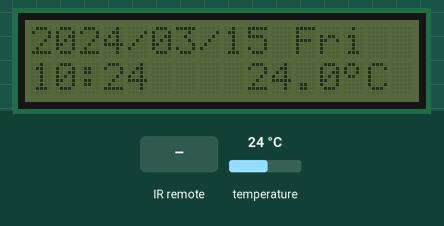
Simulated run of this sketch. Board: Arduino Uno, built with avr-gcc and run on an emulated ATmega328P. Parts: 16×2 character LCD. Inputs (shaded band) come from the test bench; at power-on: temperature 24 °C. The local clock reads 2024-03-15 10:24:30 at power-on unless the sketch sets it.

Above: at 3.3 s.
3.4 s: temperature set to 5 °C
At 7.3 s:
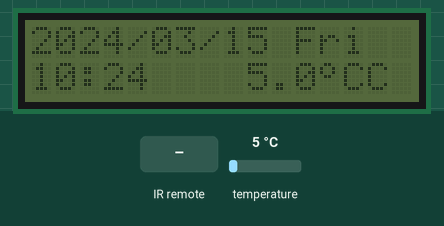
7.6 s: infrared code 0xFF52AD received
At 8.6 s:
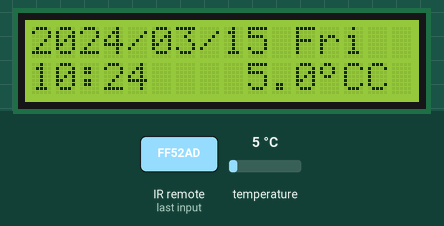
9.1 s: infrared code 0xFFA25D received
At 9.8 s:
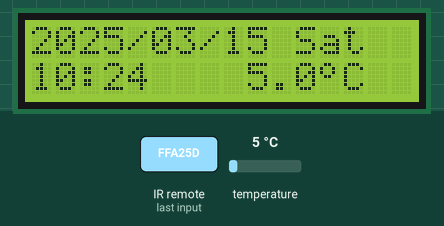
10.6 s: infrared code 0xFF629D received
At 10.9 s:
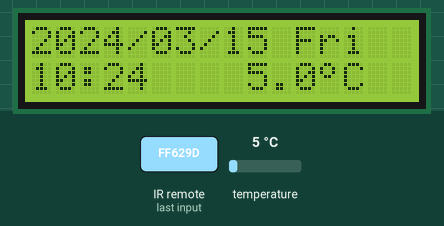
12.1 s: infrared code 0xFF22DD received
At 13.3 s:
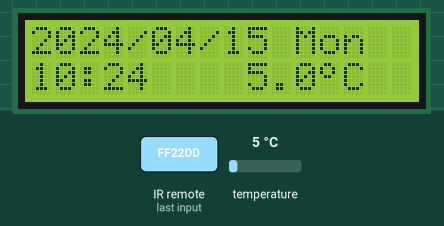
13.6 s: infrared code 0xFFE01F received
At 14.4 s:
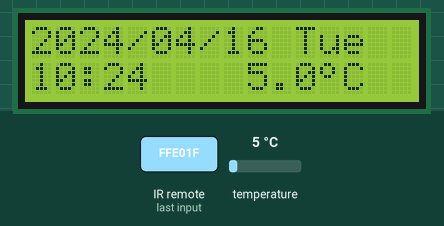
Timing chart, 0 to 16.1 s (numbered marks = the images above; inputs shaded):
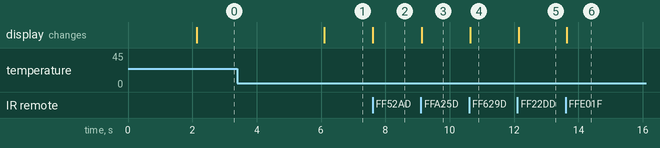

Measured:
- after the input at 3.4 s, the display: changes after 2.7 s (image 1)
- after the input at 7.6 s, the display: changes at once (image 2)
- after the input at 9.1 s, the display: changes at once (image 3)
- after the input at 10.6 s, the display: changes at once (image 4)
- after the input at 12.1 s, the display: changes at once (image 5)
- after the input at 13.6 s, the display: changes at once (image 6)

The sketch:

main.ino
```cpp
#include <IRremote.h>
#include <Wire.h>
#include <Sodaq_DS3231.h>
#include <LiquidCrystal_I2C.h>

int RECV_PIN = 2;
IRrecv irrecv(RECV_PIN);
decode_results results;

// Set the LCD address to 0x27 for a 16 chars and 2 line display
LiquidCrystal_I2C lcd(0x27, 16, 2);
//make degree dign
uint8_t degree[8]  = {
  140, 146, 146, 140, 128, 128, 128, 128
};
//day
char weekDay[][4] = {"Sun", "Mon", "Tue", "Wed", "Thu", "Fri", "Sat" };
//datetime define
DateTime now;

bool backlightStatu = false;
int nowmillis = 0;
void setup()
{
  Serial.begin(9600);
  irrecv.enableIRIn(); // Start the receiver
  Wire.begin();
  rtc.begin();
  now = rtc.now();
  lcd.init();
  lcd.createChar(0, degree);
  nowmillis = millis();
  showLove();
}

void loop() {
  if (irrecv.decode(&results)) {
    if (results.value > 16800000) {

    } else if (results.value == 16732845) {
      // button 9
      changeBacklght();
    } else if (results.value == 16753245) {
      changeDatetime('Y', 1);
    } else if (results.value == 16736925) {
      changeDatetime('Y', -1);
    } else if (results.value == 16720605) {
      changeDatetime('M', 1);
    } else if (results.value == 16712445) {
      changeDatetime('M', -1);
    } else if (results.value == 16769055) {
      changeDatetime('D', 1);
    } else if (results.value == 16754775) {
      changeDatetime('D', -1);
    } else if (results.value == 16738455) {
      changeDatetime('H', 1);
    } else if (results.value == 16750695) {
      changeDatetime('H', -1);
    } else if (results.value == 16724175) {
      changeDatetime('m', 1);
    } else if (results.value == 16718055) {
      changeDatetime('m', -1);
    } else if (results.value == 16716015) {
      changeDatetime('d', 1);
    } else if (results.value == 16726215) {
      changeDatetime('d', -1);
    }
    irrecv.resume(); // Receive the next value
  }

  int mil = millis();
  if ((mil - nowmillis) > 6000) {
    nowmillis = mil;
    printInformation();
  } else if (mil < nowmillis) {
    nowmillis = 0;
  }

}

void changeBacklght() {
  if (backlightStatu == true) {
    backlightStatu = false;
    lcd.noBacklight();
  } else {
    backlightStatu = true;
    lcd.backlight();
  }
}
void printInformation() {
  now = rtc.now();
  printNowTime();
  printNowTemp();
  printNowDate();
  printNowDay();
}
void printNowTime() {
  lcd.setCursor(0, 1);
  String now_time = parseDateTime(now.hour()) + ":" + parseDateTime(now.minute());
  lcd.print( now_time);
}
void printNowTemp() {
  lcd.setCursor(9, 1);
  lcd.print(rtc.getTemperature(), 1);
  lcd.write(0);
  lcd.print("C");
}

void printNowDate() {
  lcd.setCursor(0, 0);
  String now_date = parseDateTime(now.year()) + "/" + parseDateTime(now.month()) + "/" + parseDateTime(now.date());
  lcd.print(now_date);
}

void printNowDay() {
  lcd.setCursor(11, 0);
  lcd.print( weekDay[now.dayOfWeek()]);
}

String parseDateTime(int number) {
  String rt;
  if (number < 10) {
    rt = "0" + String(number);
  } else {
    rt = String(number);
  }
  return rt;
}

void changeDatetime(char type, int number) {
  long timestamp;
  lcd.clear();
  switch (type) {
    case 'Y': {
        DateTime dt(now.year() + number, now.month(), now.date(), now.hour(), now.minute(), 0, now.dayOfWeek());
        timestamp = dt.getEpoch();
        rtc.setEpoch(timestamp);
      }
      break;
    case 'M': {
        int nextMonth = now.month() + number;
        DateTime ddt(now.year() , nextMonth, now.date(), now.hour(), now.minute(), 0, now.dayOfWeek());
        timestamp = ddt.getEpoch();
        rtc.setEpoch(timestamp);
      }
      break;
    case 'D': {
        int nextDate = now.date() + number;
        DateTime ddt(now.year() , now.month(), nextDate, now.hour(), now.minute(), 0, now.dayOfWeek());
        timestamp = ddt.getEpoch();
        rtc.setEpoch(timestamp);
      }
      break;
    case 'H': {
        int nexthour = now.hour() + number;
        DateTime ddt(now.year() , now.month(), now.date(), nexthour, now.minute(), 0, now.dayOfWeek());
        timestamp = ddt.getEpoch();
        rtc.setEpoch(timestamp);
      }
      break;
    case 'm': {
        int nextminute = now.minute() + number;
        DateTime ddt(now.year() , now.month(), now.date(), now.hour(), nextminute, 0, now.dayOfWeek());
        timestamp = ddt.getEpoch();
        rtc.setEpoch(timestamp);
      }
      break;
    case 'd': {
        int nextday = now.dayOfWeek() + number;
        if (nextday > 6 || nextday < 0) {
          nextday = 0;
        }
        Serial.println(nextday);
        DateTime ddt(now.year() , now.month(), now.date(), now.hour(), now.minute(), 0, nextday);
        rtc.setDateTime(ddt); //Adjust date-time as defined 'dt' above
      }
      break;
  }
  now = rtc.now();
  printInformation();
}

void changeYear(int y) {
  lcd.clear();
  Serial.println(y);
  DateTime dt(now.year() + y, now.month(), now.date(), now.hour(), now.minute(), 0, now.dayOfWeek());
  long timestamp = dt.getEpoch();
  rtc.setEpoch(timestamp);
  printInformation();
}

void showLove() {
  lcd.backlight();
  lcd.setCursor(0, 0);
  lcd.print("Hello, Raccoon");
  lcd.setCursor(0, 1);
  lcd.print("Pig Love You");
  delay(2000);
  lcd.noBacklight();
  lcd.clear();
  printInformation();
}
```
